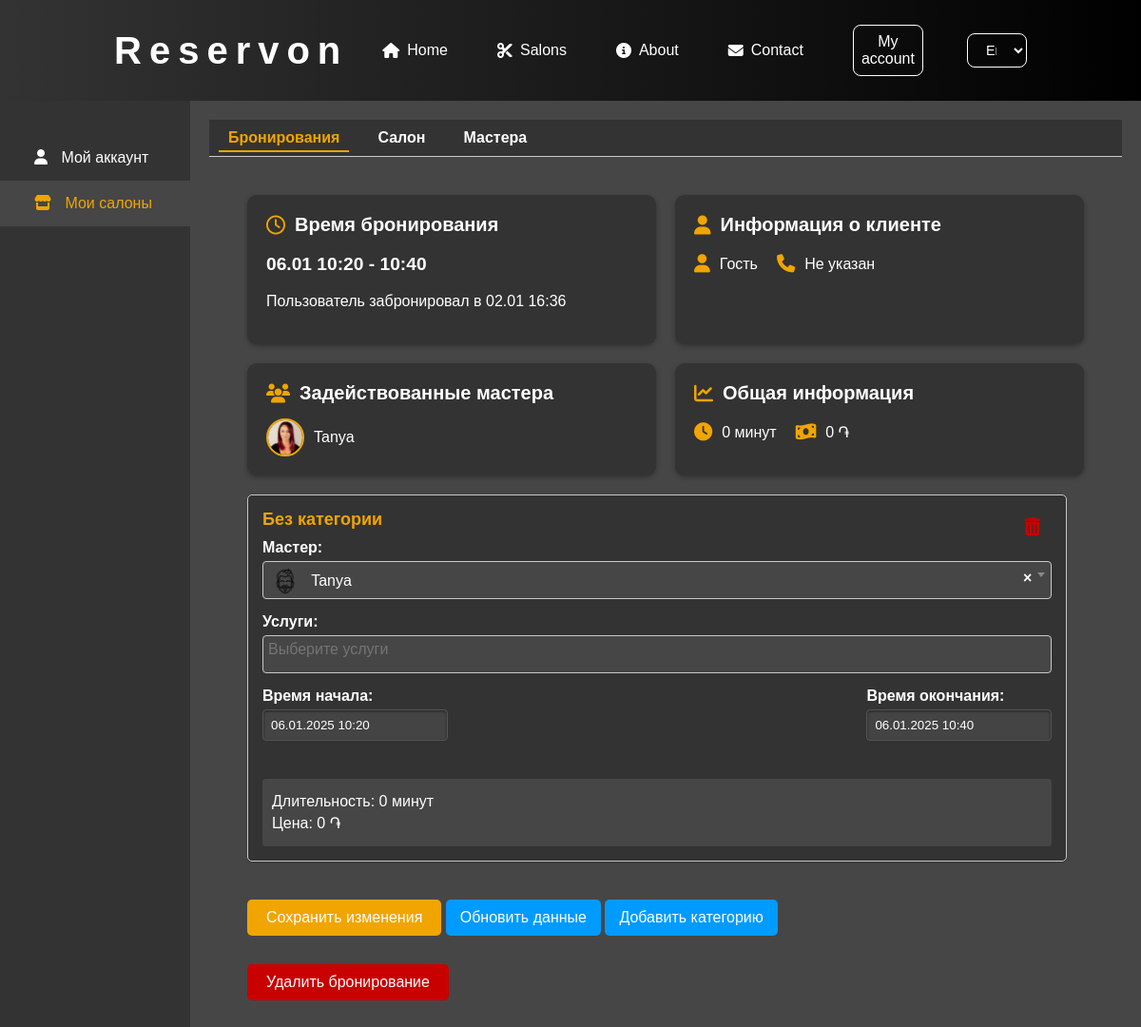
The app's page /user-account/bookings/edit/168/ (signed in) with its own data.
### salons/models.py (models this page shows, shortened)
class Appointment(models.Model):
    salon = models.ForeignKey(Salon, on_delete=models.CASCADE)
    user = models.ForeignKey(User, on_delete=models.CASCADE, null=True, blank=True)
    start_datetime = models.DateTimeField()
    end_datetime = models.DateTimeField(null=True, blank=True)
    created_at = models.DateTimeField(auto_now_add=True)
    user_comment = models.TextField('Комментарий клиента', null=True, blank=True)
    barbers = models.ManyToManyField(
        Barber,
        through='AppointmentBarberService',
        related_name='appointments'
    )

class Barber(models.Model):
    salon = models.ForeignKey(Salon, on_delete=models.CASCADE, related_name='barbers')
    user = models.OneToOneField(User, on_delete=models.SET_NULL, null=True, blank=True)
    name = models.CharField(max_length=100)
    avatar = models.ImageField(upload_to='salons/barbers', blank=True, null=True)
    description = models.TextField(blank=True, null=True)
    categories = models.ManyToManyField(ServiceCategory, related_name='barbers')  # Add this line
    def __str__(self):
        return self.name
    def get_avatar_url(self):
        if self.avatar and self.avatar.url:
            return self.avatar.url
        return '/static/salons/img/default-avatar.png'

### user_account/views.py (the view)
# urls.py: path('bookings/edit/<int:booking_id>/', views.edit_booking, name='edit_booking'),
@login_required
def edit_booking(request, booking_id):
    user = request.user
    appointment = get_object_or_404(
        Appointment.objects.select_related('user__main_profile').prefetch_related('barbers', 'barber_services'),
        id=booking_id,
        salon__in=user.administered_salons.all()
    )
    salon = appointment.salon
    if appointment.user:
        customer_name = appointment.user.get_full_name() or 'Гость'
    else:
        customer_name = 'Гость'
    if appointment.user and hasattr(appointment.user, 'main_profile'):
        customer_phone = appointment.user.main_profile.phone_number or 'Не указан'
    else:
        customer_phone = 'Не указан'
    if request.method == 'POST':
        formset = AppointmentBarberServiceFormSet(request.POST, instance=appointment)
        if formset.is_valid():
            with transaction.atomic():
                formset.instance = appointment  # Устанавливаем связь формсета с appointment
                instances = formset.save(commit=False)
                for obj in formset.deleted_objects:
                    obj.delete()
                for instance in instances:
                    instance.appointment = appointment
                    instance.save()
                formset.save_m2m()
                appointment.start_datetime = appointment.barber_services.aggregate(models.Min('start_datetime'))['start_datetime__min']
                appointment.end_datetime = appointment.barber_services.aggregate(models.Max('end_datetime'))['end_datetime__max']
                appointment.save(update_fields=['start_datetime', 'end_datetime'])
                messages.success(request, 'Бронирование успешно обновлено.')
                return redirect('user_account:manage_bookings')
        else:
            messages.error(request, 'Пожалуйста, исправьте ошибки ниже.')
    else:
        formset = AppointmentBarberServiceFormSet(instance=appointment)
    category_forms = []
    total_duration = 0
    total_price = 0
    for form_instance in formset.forms:
        barber_service = form_instance.instance
        if barber_service.pk:
            services = barber_service.services.all()
        else:
            service_ids = form_instance['services'].value()
            services = Service.objects.filter(id__in=service_ids)
        total_duration_category = sum(service.duration.total_seconds() / 60 for service in services)
        total_price_category = sum(service.price for service in services)
        total_duration += total_duration_category
        total_price += total_price_category
        categories = set(service.category.name for service in services if service.category)
        category_name = ', '.join(categories) if categories else 'Без категории'
        category_forms.append({
            'form': form_instance,
            'duration': total_duration_category,
            'price': total_price_category,
            'category_name': category_name,
        })
    category_count = len(category_forms)
    context = {
        'formset': formset,
        'appointment': appointment,
        'total_duration': total_duration,
        'total_price': total_price,
        'category_count': category_count,
        'customer_name': customer_name,
        'customer_phone': customer_phone,
        'category_forms': category_forms,
        'active_menu': 'bookings',
        'active_sidebar': 'salons',
        'LANGUAGE_CODE': request.LANGUAGE_CODE,
    }
    return render(request, 'user_account/edit_booking.html', context)

### main/context_processors.py (called while the page is built)
def is_admin_processor(request):
    if request.user.is_authenticated:
        is_admin = request.user.administered_salons.exists()
    else:
        is_admin = False
    return {'is_admin': is_admin}

### salons/models.py (called while the page is built)
    def __str__(self):
        return self.name

### user_account/templatetags/custom_filters.py (called while the page is built)
@register.filter
def format_phone(value):
    if value and len(value) == 11:
        return f"+{value[0]} ({value[1:4]}) {value[4:7]}-{value[7:9]}-{value[9:]}"
    return value

@register.filter
def phone_number_format(value):
    return re.sub(r'\D', '', value)

@register.filter(name='remove_class')
def remove_class(field, class_name):
    if field.field.widget.attrs.get('class'):
        classes = field.field.widget.attrs['class'].split()
        classes = [cls for cls in classes if cls != class_name]
        field.field.widget.attrs['class'] = ' '.join(classes)
    return field

### user_account/templates/user_account/edit_booking.html (shortened to what this page needs)
{% extends "user_account/account_base.html" %}
{% load custom_filters %}
{% load static %}
{% block page_content %}
<div class="edit-booking">
    <div class="booking-summary">
        <div>
            <div class="booking-cards-container-1">
                <div class="time-card">
                    <h3><i class="far fa-clock"></i> Время бронирования</h3>
                    <p class="booking-time">{{ appointment.start_datetime|date:'d.m H:i' }} - {{ appointment.end_datetime|date:'H:i' }}</p>
                    <p class="created-time"> Пользователь забронировал в {{ appointment.created_at|date:' d.m H:i' }}</p>
                </div>
                <div class="client-info-card">
                    <h3><i class="fas fa-user"></i> Информация о клиенте</h3>
                    <div class="client-info">
                        <p>
                            <i class="fas fa-user"></i>
                            <span>{{ customer_name }}</span>
                        </p>
                        <p>
                            <i class="fas fa-phone"></i>
                            <a href="tel:{{ customer_phone|phone_number_format }}" class="phone-link">{{ customer_phone|format_phone }}</a>
                        </p>
                    </div>
                </div>
            </div>
            <div class="booking-cards-container-2">
                <div class="barbers-card">
                    <h3><i class="fas fa-users"></i> Задействованные мастера</h3>
                    <div class="barbers-row">
                        {% for barber in appointment.barbers.all %}
                            <div class="barber-item">
                                <img src="{{ barber.get_avatar_url }}" alt="{{ barber.name }}" class="barber-avatar-summary" />
                                <span class="barber-name">{{ barber.name }}</span>
                            </div>
                        {% empty %}
                            <p>Нет задействованных мастеров</p>
                        {% endfor %}
                    </div>
                </div>
                <div class="price-duration-card">
                    <h3><i class="fas fa-chart-line"></i> Общая информация</h3>
                    <div class="booking-info">
                        <p>
                            <i class="fas fa-clock"></i>
                            <span id="total-duration">{{ total_duration|floatformat:0 }} минут</span>
                        </p>
                        <p>
                            <i class="fas fa-money-bill-wave"></i>
                            <span id="total-price">{{ total_price|floatformat:0 }} ֏</span>
                        </p>
                    </div>
                </div>
            </div>
        </div>
    </div>
    <form method="post" id="booking-form">
        <div id="formset-container">
            {% for category in category_forms %}
                <div class="barber-service-form" data-duration="{{ category.duration }}" data-price="{{ category.price }}">
                    <button type="button" class="remove-form-button"><i class="fas fa-trash-alt"></i></button>
                    <h3>{{ category.category_name }}</h3>
                    <div class="form-group{% if category.form.barber.errors %} has-error{% endif %}">
                        <label>Мастер:</label>
                    </div>
                    <div class="form-group{% if category.form.services.errors %} has-error{% endif %}">
                        <label>Услуги:</label>
                    </div>
                    <div class="time-group">
                        <div class="form-group{% if category.form.start_datetime.errors %} has-error{% endif %}">
                            <label>Время начала:</label>
                            {{ category.form.start_datetime }}
                        </div>
                        <div class="form-group{% if category.form.end_datetime.errors %} has-error{% endif %}">
                            <label>Время окончания:</label>
                            {{ category.form.end_datetime }}
                        </div>
                    </div>
                    <div class="category-summary">
                        <p class="duration">Длительность: {{ category.duration|floatformat:0 }} минут</p>
                        <p class="price">Цена: {{ category.price|floatformat:0 }} ֏</p>
                    </div>
                </div>
            {% endfor %}
        </div>
        <button type="submit" class="submit-button">Сохранить изменения</button>
        <button type="button" id="refresh-data-button">Обновить данные</button>
        <button type="button" id="add-form-button">Добавить категорию</button>
    </form>
    <form method="post" action="{% url 'user_account:delete_booking' appointment.id %}" id="delete-booking-form">
        <button type="submit" class="delete-button">Удалить бронирование</button>
    </form>
</div>
{% endblock %}

### main/static/main/css/main.css (style rules this page uses)
body { background-color: #000; color: #fff; font-family: 'Helvetica Neue', Helvetica, Arial, sans-serif; margin: 0; padding: 0; }
* { box-sizing: border-box; }

### user_account/static/user_account/css/unified.css (style rules this page uses)
body { background-color: #333; color: #fff; font-family: 'Arial', sans-serif; margin: 0; padding: 0; }
h1, h2, h3, h4 { color: #fff; margin-bottom: 15px; }
a { color: rgb(240,165,0); text-decoration: none; }
button, .btn, input[type="submit"] { background-color: rgb(240,165,0); border: none; border-radius: 4px; color: #fff; padding: 8px 12px; cursor: pointer; font-size: 1rem; transition: background-color 0.3s; margin-bottom: 10px; }
input[type="text"], input[type="file"], textarea, select { background-color: #444; color: #fff; border: 1px solid #555; border-radius: 4px; padding: 10px; width: 100%; margin-bottom: 15px; transition: border-color 0.3s, box-shadow 0.3s; box-shadow: inset 0 1px 3px rgba(0,0,0,0.5); }
label { font-weight: bold; margin-bottom: 5px; display: block; }
.form-group input, .form-group select, .form-group textarea { background-color: #444; border: 1px solid #555; color: #fff; padding: 8px; width: 100%; border-radius: 4px; }
.form-group label { margin-bottom: 5px; display: block; }

### user_account/static/user_account/css/manage_bookings.css (style rules this page uses)
.booking-time { font-size: 1.2em; font-weight: bold; color: rgb(240, 165, 0); }
.booking-info p { display: flex; align-items: center; margin: 5px 0; }
.booking-info i { color: rgb(240, 165, 0); margin-right: 10px; font-size: 1.2em; }
.booking-info span { font-size: 1em; color: white; }

### records on screen
Appointment: start_datetime "06.01 10:20", end_datetime "10:40", created_at "02.01 16:36"
Barber: get_avatar_url (picture), name "Tanya"

### other values on screen
{{ customer_name }} "Гость"
{{ customer_phone|format_phone }} "Не указан"
{{ total_duration|floatformat:0 }} "0"
{{ total_price|floatformat:0 }} "0"
{{ category.category_name }} "Без категории"
{{ category.duration|floatformat:0 }} "0"
{{ category.price|floatformat:0 }} "0"
form field language "English"
